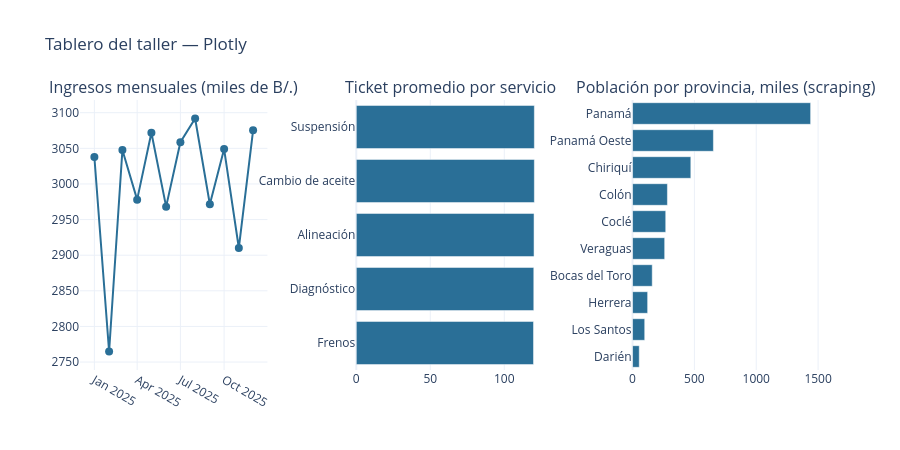

Write notebook code for a chart like this one.
### Markdown cell above
### 7.2 Gráficas con Plotly (interactivas)
Pase el cursor sobre las barras/puntos, haga zoom arrastrando y doble clic para restablecer.

### Code cell
dash = make_subplots(rows=1, cols=3, subplot_titles=("Ingresos mensuales (miles de B/.)", "Ticket promedio por servicio",
                                                     "Población por provincia, miles (scraping)"), horizontal_spacing=0.12)
dash.add_trace(go.Scatter(x=mensual.index, y=mensual.values, mode="lines+markers", line=dict(color=COLOR, width=2),
                          marker=dict(size=8), hovertemplate="%{x|%b %Y}<br>B/. %{y:,.1f} mil<extra></extra>"), 1, 1)
dash.add_trace(go.Bar(x=por_servicio.values, y=por_servicio.index, orientation="h", marker_color=COLOR,
                      hovertemplate="%{y}<br>B/. %{x:.2f}<extra></extra>"), 1, 2)
dash.add_trace(go.Bar(x=pob.values, y=pob.index, orientation="h", marker_color=COLOR,
                      hovertemplate="%{y}<br>%{x:,.0f} mil hab.<extra></extra>"), 1, 3)
dash.update_layout(template="plotly_white", showlegend=False, height=450, title="Tablero del taller — Plotly")
dash.show()
dash.write_html("dashboard_plotly.html")  # se puede abrir o incrustar en una web

### Figure 1 — Plotly figure (JSON) as saved in the notebook; plotly's stock layout.template omitted (floating-point values rounded to 4 significant figures)
{"data": [{"hovertemplate": "%{x|%b %Y}<br>B/. %{y:,.1f} mil<extra></extra>", "line": {"color": "#2a6f97", "width": 2}, "marker": {"size": 8}, "mode": "lines+markers", "type": "scatter", "x": ["2025-01-01T00:00:00.000000", "2025-02-01T00:00:00.000000", "2025-03-01T00:00:00.000000", "2025-04-01T00:00:00.000000", "2025-05-01T00:00:00.000000", "2025-06-01T00:00:00.000000", "2025-07-01T00:00:00.000000", "2025-08-01T00:00:00.000000", "2025-09-01T00:00:00.000000", "2025-10-01T00:00:00.000000", "2025-11-01T00:00:00.000000", "2025-12-01T00:00:00.000000"], "xaxis": "x", "y": [3038.0, 2765.0, 3048.0, 2978.0, 3072.0, 2968.0, 3059.0, 3092.0, 2971.0, 3049.0, 2910.0, 3075.0], "yaxis": "y"}, {"hovertemplate": "%{y}<br>B/. %{x:.2f}<extra></extra>", "marker": {"color": "#2a6f97"}, "orientation": "h", "type": "bar", "x": [119.8, 119.9, 120.1, 120.3, 120.3], "xaxis": "x2", "y": ["Frenos", "Diagnóstico", "Alineación", "Cambio de aceite", "Suspensión"], "yaxis": "y2"}, {"hovertemplate": "%{y}<br>%{x:,.0f} mil hab.<extra></extra>", "marker": {"color": "#2a6f97"}, "orientation": "h", "type": "bar", "x": [54.23, 98.47, 122.1, 159.2, 259.8, 268.3, 282.0, 471.1, 653.7, 1440.0], "xaxis": "x3", "y": ["Darién", "Los Santos", "Herrera", "Bocas del Toro", "Veraguas", "Coclé", "Colón", "Chiriquí", "Panamá Oeste", "Panamá"], "yaxis": "y3"}], "layout": {"annotations": [{"font": {"size": 16}, "showarrow": false, "text": "Ingresos mensuales (miles de B/.)", "x": 0.1267, "xanchor": "center", "xref": "paper", "y": 1.0, "yanchor": "bottom", "yref": "paper"}, {"font": {"size": 16}, "showarrow": false, "text": "Ticket promedio por servicio", "x": 0.5, "xanchor": "center", "xref": "paper", "y": 1.0, "yanchor": "bottom", "yref": "paper"}, {"font": {"size": 16}, "showarrow": false, "text": "Población por provincia, miles (scraping)", "x": 0.8733, "xanchor": "center", "xref": "paper", "y": 1.0, "yanchor": "bottom", "yref": "paper"}], "height": 450, "showlegend": false, "title": {"text": "Tablero del taller — Plotly"}, "xaxis": {"anchor": "y", "domain": [0.0, 0.2533]}, "xaxis2": {"anchor": "y2", "domain": [0.3733, 0.6267]}, "xaxis3": {"anchor": "y3", "domain": [0.7467, 1.0]}, "yaxis": {"anchor": "x", "domain": [0.0, 1.0]}, "yaxis2": {"anchor": "x2", "domain": [0.0, 1.0]}, "yaxis3": {"anchor": "x3", "domain": [0.0, 1.0]}}}
